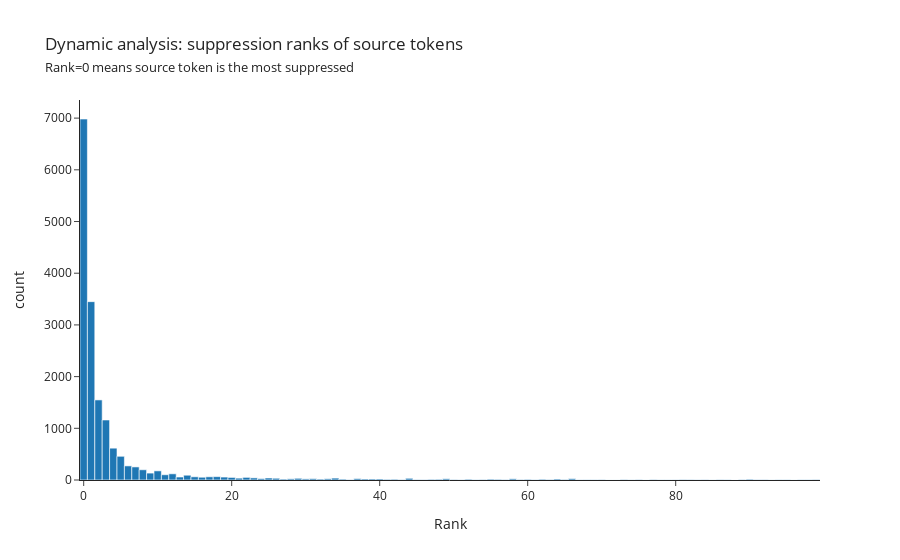

Notebook source saved alongside this figure:
### Code cell
print(f"Mean rank = {DLA_src_toks_ranks_nonfn.float().mean().item():.2f}")
print(f"Median rank = {DLA_src_toks_ranks_nonfn.float().median().item():.0f}\n")

print(f"Proportion with rank zero = {(DLA_src_toks_ranks_nonfn == 0).float().mean():.2%}")
print(f"Proportion with rank less than 10 = {(DLA_src_toks_ranks_nonfn < 10).float().mean():.2%}\n")

# Histogram, with all values above 100 cropped so the pattern is more visible
hist(
    DLA_src_toks_ranks_nonfn[DLA_src_toks_ranks_nonfn < 100], 
    title=create_title_and_subtitles("Dynamic analysis: suppression ranks of source tokens", ["Rank=0 means source token is the most suppressed"]),
    template="simple_white",
    labels={"x": "Rank"},
)

### Figure 1 — Plotly figure (JSON) as saved in the notebook; plotly's stock layout.template omitted (floating-point values rounded to 4 significant figures; data arrays with more than 128 entries replaced by an {"elided": "..."} marker saying what was removed)
{"data": [{"alignmentgroup": "True", "bingroup": "x", "hovertemplate": "Rank=%{x}<br>count=%{y}<extra></extra>", "legendgroup": "", "marker": {"color": "#1F77B4", "pattern": {"shape": ""}}, "name": "", "offsetgroup": "", "orientation": "v", "showlegend": false, "type": "histogram", "x": {"elided": "17073 int values"}, "xaxis": "x", "yaxis": "y"}], "layout": {"autosize": false, "bargap": 0, "barmode": "overlay", "hovermode": "x unified", "legend": {"tracegroupgap": 0}, "modebar": {"add": ["drawline", "drawopenpath", "drawclosedpath", "drawcircle", "drawrect", "eraseshape"]}, "title": {"text": "Dynamic analysis: suppression ranks of source tokens<br><span style='font-size:13px'>Rank=0 means source token is the most suppressed</span>"}, "xaxis": {"anchor": "y", "domain": [0, 1], "title": {"text": "Rank"}}, "yaxis": {"anchor": "x", "domain": [0, 1], "title": {"text": "count"}}}}
